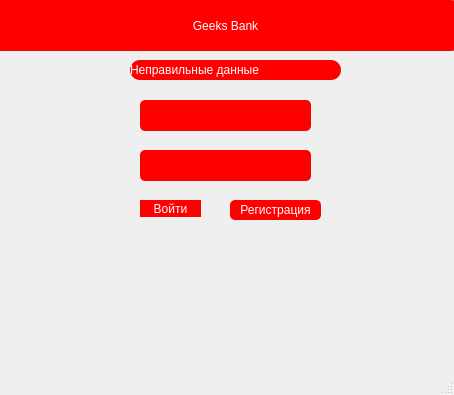
<?xml version="1.0" encoding="UTF-8"?>
<ui version="4.0">
 <class>MainWindow</class>
 <widget class="QMainWindow" name="MainWindow">
  <property name="geometry">
   <rect>
    <x>0</x>
    <y>0</y>
    <width>454</width>
    <height>395</height>
   </rect>
  </property>
  <property name="windowTitle">
   <string>MainWindow</string>
  </property>
  <widget class="QWidget" name="centralwidget">
   <widget class="QLabel" name="label">
    <property name="geometry">
     <rect>
      <x>-10</x>
      <y>0</y>
      <width>471</width>
      <height>51</height>
     </rect>
    </property>
    <property name="styleSheet">
     <string notr="true">font: 17pt &quot;Yu Gothic UI Semibold&quot;;
color: white;
background-color: red;
border-radius: 10px;</string>
    </property>
    <property name="text">
     <string>Geeks Bank</string>
    </property>
    <property name="alignment">
     <set>Qt::AlignCenter</set>
    </property>
   </widget>
   <widget class="QLabel" name="login">
    <property name="geometry">
     <rect>
      <x>140</x>
      <y>100</y>
      <width>171</width>
      <height>31</height>
     </rect>
    </property>
    <property name="accessibleName">
     <string/>
    </property>
    <property name="accessibleDescription">
     <string/>
    </property>
    <property name="styleSheet">
     <string notr="true">font: 17pt &quot;Yu Gothic UI Semibold&quot;;
color: white;
background-color: red;
border-radius: 5px;</string>
    </property>
    <property name="text">
     <string/>
    </property>
   </widget>
   <widget class="QLabel" name="password">
    <property name="geometry">
     <rect>
      <x>140</x>
      <y>150</y>
      <width>171</width>
      <height>31</height>
     </rect>
    </property>
    <property name="styleSheet">
     <string notr="true">font: 17pt &quot;Yu Gothic UI Semibold&quot;;
color: white;
background-color: red;
border-radius: 5px;</string>
    </property>
    <property name="text">
     <string/>
    </property>
   </widget>
   <widget class="QPushButton" name="signin">
    <property name="geometry">
     <rect>
      <x>140</x>
      <y>200</y>
      <width>61</width>
      <height>17</height>
     </rect>
    </property>
    <property name="styleSheet">
     <string notr="true">font: 17pt &quot;Yu Gothic UI Semibold&quot;;
color: white;
background-color: red;
border-radius: 11px;</string>
    </property>
    <property name="text">
     <string>Войти</string>
    </property>
   </widget>
   <widget class="QPushButton" name="signup">
    <property name="geometry">
     <rect>
      <x>230</x>
      <y>200</y>
      <width>91</width>
      <height>20</height>
     </rect>
    </property>
    <property name="styleSheet">
     <string notr="true">font: 17pt &quot;Yu Gothic UI Semibold&quot;;
color: white;
background-color: red;
border-radius: 5px;</string>
    </property>
    <property name="text">
     <string>Регистрация</string>
    </property>
   </widget>
   <widget class="QLabel" name="error">
    <property name="geometry">
     <rect>
      <x>130</x>
      <y>60</y>
      <width>211</width>
      <height>20</height>
     </rect>
    </property>
    <property name="styleSheet">
     <string notr="true">font: 17pt &quot;Yu Gothic UI Semibold&quot;;
color: white;
background-color: red;
border-radius: 10px;</string>
    </property>
    <property name="text">
     <string>Неправильные данные</string>
    </property>
   </widget>
  </widget>
  <widget class="QMenuBar" name="menubar">
   <property name="geometry">
    <rect>
     <x>0</x>
     <y>0</y>
     <width>454</width>
     <height>18</height>
    </rect>
   </property>
  </widget>
  <widget class="QStatusBar" name="statusbar"/>
 </widget>
 <resources/>
 <connections/>
</ui>
